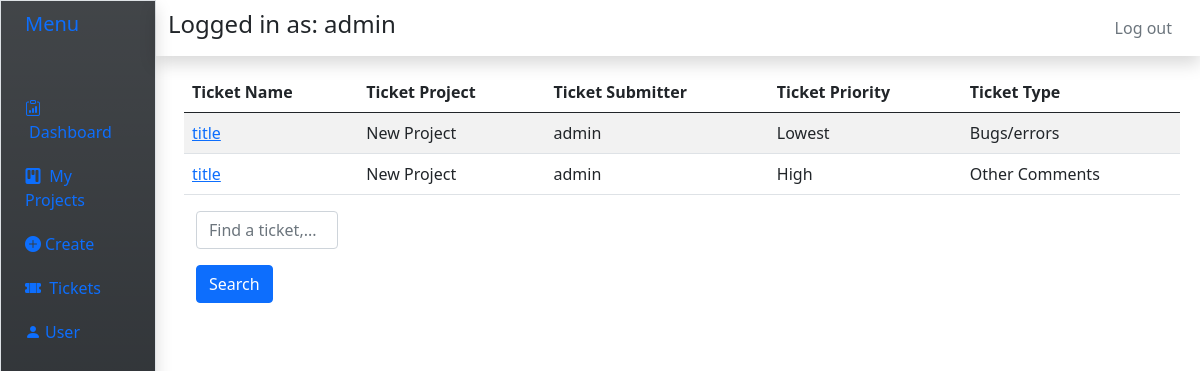
Before: /tickets/tview/ (signed in) with the older database file.
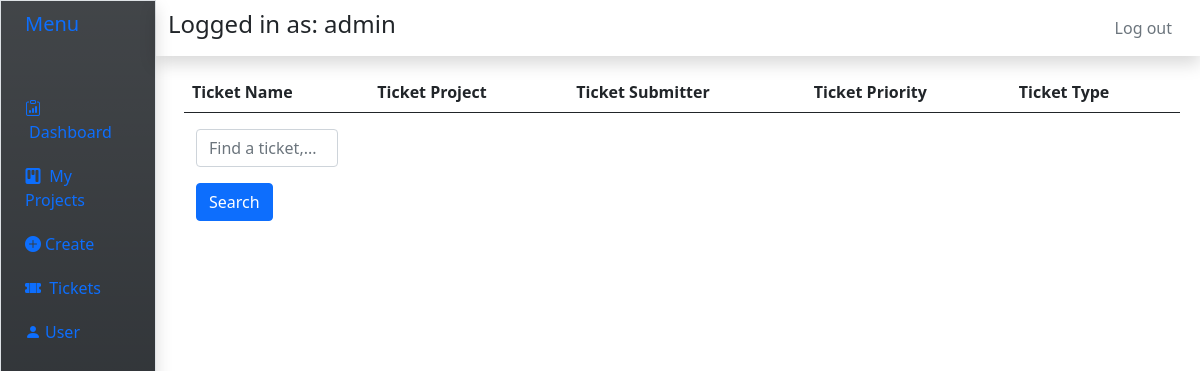
After: the same page with the newer database file.
### ticket/models.py (models this page shows, shortened)
class Ticket(models.Model):
	description = models.TextField(blank = True, null = True)
	slug = models.SlugField(default='slug')
	title = models.CharField(max_length=200, null=False, default='title')
	submitter = models.ForeignKey(User, on_delete=models.SET_NULL, null = True)
	assignee = models.ForeignKey(User, on_delete=models.SET_NULL,related_name='tickets',null=True)
	proj = models.ForeignKey(Project, on_delete=models.CASCADE, null=False, default = 1)
	pty = 	[
			('Lowest', 'Lowest'),
			('Low','Low'),
			('Medium','Medium'),
			('High', 'High'),
			('Highest','Highest'),
			]
	sts =[
		('Open','Open'),
		('Done','Done'),
		('In Progress', 'In Progress'),
		]
	tps = [
		('Bugs/errors','Bugs/errors'),
		('Feature Requests','Feature Requests'),
		('Other Comments','Other Comments'),
	]
	priority = models.CharField(
		max_length=20,
		choices = pty,
		default = 'Lowest'
	)
	status = models.CharField(
		max_length=20,
		choices = sts,
		default = 'Open'
	)
	created = models.TimeField("Created", auto_now=False,auto_now_add=True)
	types = models.CharField(
		max_length = 30,
		choices = tps,
		default = 'Other Comments'
	)
	history = HistoricalRecords()
	class Meta:
		app_label = 'ticket'

### jiralike/models.py (models this page shows)
class Project(models.Model):
	name =  models.CharField(max_length=200, null = False)
	description = models.TextField(blank =True, null=True)
	user = models.ForeignKey(User, on_delete =models.CASCADE, null =True,related_name="project")
	def __str__(self):
		return self.name

class User(AbstractUser):
	rchoices = [
		('Submitter','Submitter'),
		('Manager','Manager'),
		('Developer','Developer'),
		('Admin', 'Admin'),
	]
	role = models.CharField(
		max_length=40,
		choices = rchoices,
		default = 'Submitter'
	)

### ticket/views.py (the view)
# urls.py: path("tview/", views.tview, name ='tview'),
@login_required
def tview(response):
	query = response.GET.get('query','')
	t = Ticket.objects.filter(assignee = response.user)
	if query:
		t = t.filter(Q(title__icontains = query) | Q(description__icontains = query)|Q(types__icontains = query))#cannot filter foreignkeys
	return render(response, "ticket/tickets_view.html",{
		"tickets":t,
		"query":query,
		})

### ticket/templates/ticket/tickets_view.html
{%extends 'jiralike/base.html' %}
{%block content%}
<div class="container mx-1 mt-3">
<div class="row">
	<table class= 'table table-striped table-hover'>
		<thead>
			<tr>
				<th scope='col'>Ticket Name</th>
				<th scope='col'>Ticket Project</th>
				<th scope='col'>Ticket Submitter</th>
				<th scope='col'>Ticket Priority</th>
				<th scope='col'>Ticket Type</th>
			</tr>
		</thead>
		<tbody>
				{%for t in tickets%}
				<tr>
				<td><a href="{% url 'ticket:ticket' t.id %}">{{t.title}}</a></td>
				<td>{{t.proj}}</td>
				<td>{{t.assignee}}</td>
				<td>{{t.priority}}</td>
				<td>{{t.types}}</td>
				</tr>
				{%endfor%}
		</tbody>
	</table>
</div>
</div>
<div class="container mx-1">
	<div class="row">
		<div class="col-2">
			<form method = 'get' action="{% url  'ticket:tview' %}">
				<input  class = "form-control" name = 'query' type = 'text' value = "{{query}}" placeholder="Find a ticket,...">
				<button class = "btn btn-primary my-3">Search</button>
			</form>
		</div>
	</div>
</div>
{%endblock%}

Changed rows visible on the page:
removed Ticket: title "title", proj "New Project", assignee "admin", priority "Lowest", types "Bugs/errors"
removed Ticket: title "title", proj "New Project", assignee "admin", priority "High", types "Other Comments"
